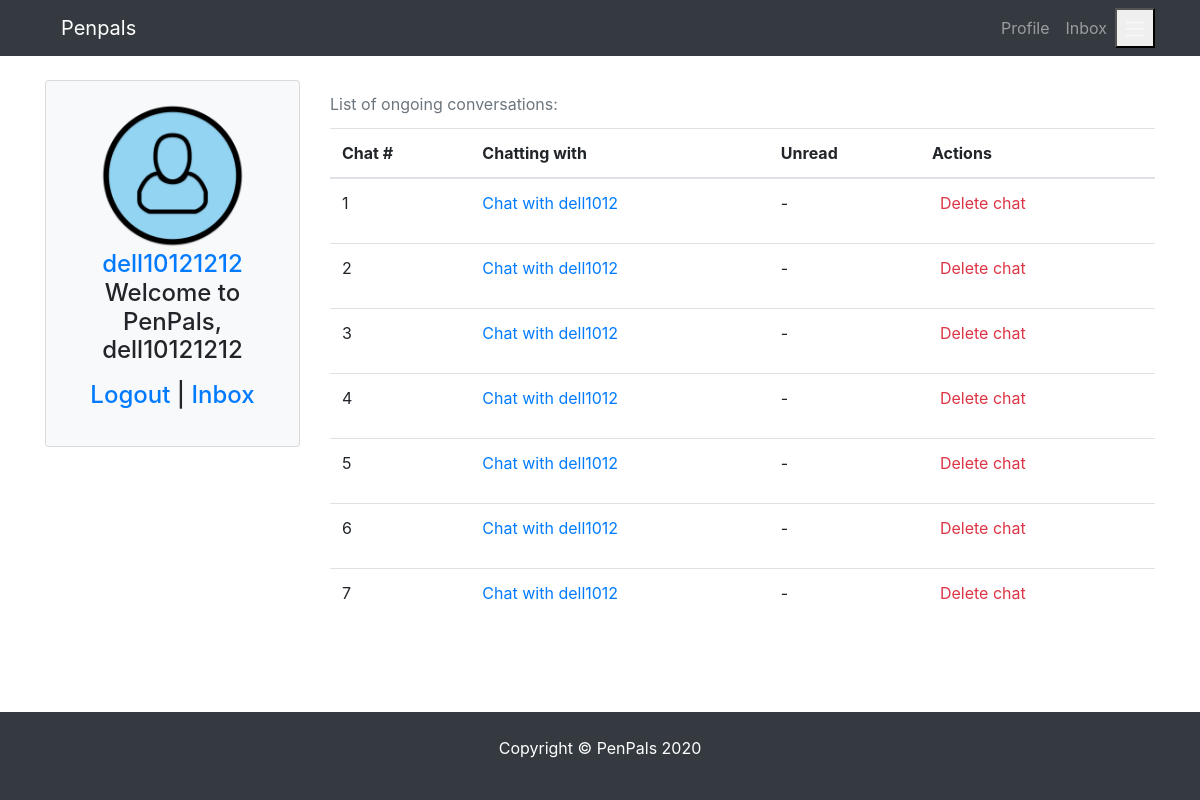
Screenshot of /message/inbox/ (signed in) with the database file from the repository.
### pages/models.py (models this page shows)
class Profile(models.Model):
    user = models.OneToOneField(
        User, blank=True, null=True, on_delete=models.CASCADE)
    first = models.CharField(max_length=200, blank=True, null=True)
    last = models.CharField(max_length=200, blank=True, null=True)
    photo = models.ImageField(
        default='user.png', upload_to='photos/%y/%m',  blank=True, null=True)
    friends = models.ManyToManyField('self', blank=True)
    speaks = models.CharField(max_length=200, blank=True, null=True)
    learns = models.CharField(max_length=200, blank=True, null=True)
    def __init__(self, *args, **kwargs):
         super(Profile, self).__init__(*args, **kwargs)
         self.speaks = from_value_to_label(self.speaks)
         self.learns = from_value_to_label(self.learns)
    def __str__(self):
        return str(self.user)
    def get_absolute_url(self):
        return reverse("pages:profile", kwargs={"profile_id":self.pk})
    class Meta:
        ordering = ['-id']

### conversations/models.py (models this page shows, shortened)
class ChatMember(models.Model):
    chat = models.ForeignKey(Chat, related_name = "members", on_delete=models.CASCADE)  # _id is added automatically
    profile = models.ForeignKey(Profile, related_name = "chats", on_delete=models.CASCADE) # _id is added automatically
    last_viewed = models.DateTimeField(blank=True, null=True)
    deleted = models.BooleanField(default=False)

### conversations/views.py (the view, shortened to what this page needs)
# urls.py: path("inbox/", Inbox.as_view(), name="inbox"),
class Inbox(LoginRequiredMixin, DetailView):
    model = Profile
    template_name = "conversations/inbox.html"
    def get_context_data(self, **kwargs):
        self.instance = self.request.user.profile
        self.friends = self.instance.friends.all()
        self.context = {
            'profile': self.instance,
            'friends': self.friends,
        }
        my_chat_ids = self.instance.chats.all().values_list('chat_id', flat=True)  # all chat ids for my profile in a flat list
        my_chat_objects = Chat.objects.filter(id__in=my_chat_ids)  # all chats ids i'm in
        im_chatting_with = []
        unread_messages = []
        for a_chat in my_chat_objects:
            a_chat_profile = a_chat.members.get(profile=self.instance)  # get me
            if not a_chat_profile.deleted:
                my_friend_in_a_chat = a_chat.members.exclude(profile=self.instance).first()  # NO GROUP CHATS??? / exclude me from the list of chat memebers
                im_chatting_with.append(my_friend_in_a_chat)  # adding this user/profile to ongoing chats
                self.friends = self.friends.exclude(user=my_friend_in_a_chat.profile.user)  # exclude the freind i'm already chatting with
                if a_chat.get_msg.count()>0:
                    message_date = a_chat.get_msg.values('date').latest('date')
                    last_viewed_date = a_chat.members.filter(profile=self.instance).values('last_viewed').first()
                    if message_date['date'] > last_viewed_date['last_viewed']:
                        message_count = a_chat.get_msg.filter(date__gt=last_viewed_date['last_viewed']).count()
                        unread_messages.append(message_count)
                    else:
                        unread_messages.append(False)
                else:
                    unread_messages.append(False)
        self.context = {
            'profile': self.instance,
            'friends': self.friends,
            'chat_details': zip(im_chatting_with, unread_messages),
        }
        return self.context
    def get(self, request, **kwargs):
        self.get_context_data(**kwargs)
        return render(request, self.template_name, self.context)

### pages/utils.py (called while the page is built)
def from_value_to_label(field):
    if field is not None:
        list_of_labels = [label for value, label in LANGUAGE_CHOICES if str(value) in field]
        return ", ".join(list_of_labels)  # list_of_labels  #ast.literal_eval(field)  # [int(i) for i in field.replace('[','').replace(']','').replace(',','').replace("'",'').split(" ")] # list_of_labels #
    return field

### conversations/templates/conversations/inbox.html (shortened to what this page needs)
{% extends 'pages/base.html' %} {% block content %}
<div class="row">
  {% include 'pages/partials/_sidebar.html' %}
  <div class="col-md-9 col-sm-12">
    {% if chat_details %}
    <div class="table-responsive">
      <table class="table">
        <caption>
          List of ongoing conversations:
        </caption>
        <thead>
          <tr>
            <th>Chat #</th>
            <th>Chatting with</th>
            <th>Unread</th>
            <th>Actions</th>
          </tr>
        </thead>
        <tbody>
          {% for a_chat, unread_msgs in chat_details %}
          <tr>
            <td>{{forloop.counter}}</td>
            <td>
              <a href="{% url 'conversations:chatbox' a_chat.chat_id %}">
                Chat with {{a_chat.profile}}
              </a>
            </td>
            <td>
              {% if unread_msgs %}
              <a href="{% url 'conversations:chatbox' a_chat.chat_id %}">
                <h5><span class="badge badge-primary badge-pill">{{unread_msgs}}</span></h5>
              </a>
              {% else %}
                <p> - </p>
              {% endif %}
            </td>
            <td>
              <a
                href="{% url 'conversations:delete_chat' a_chat.chat_id %}"
                class="bth btn-outline-danger p-2 rounded"
                >Delete chat</a
              >
            </td>
          </tr>
          {% endfor %}
        </tbody>
      </table>
    </div>
    {% endif %}
  </div>
</div>
{% endblock content %}

### pages/templates/pages/partials/_sidebar.html
<div class="col-lg-3 col-md-3 col-sm-6 mx-auto">
    <div class="card bg-light mw-30rem">
        <div class="card-body text-center">
            <h4 class="card-title">
                {% if profile.photo %}
                    <img src="{{profile.photo.url}}" alt="profile photo url" class="card-img-top mx-auto rounded-circle">
                {% else %}
                    <img src="https://placehold.it/200x200" alt="profile photo url" class="card-img-top mx-auto rounded-circle">
                {% endif %}
                {% if not request.user.is_anonymous %}
                <a href="{{profile.get_absolute_url}}">{{profile}}</a>
                {% endif %}
                {% if request.user == profile.user %}
                <p>Welcome to PenPals, {{profile.user}}</p>
                <p><a href="{% url 'logout' %}">Logout</a> | <a href="{% url 'conversations:inbox' %}">Inbox</a></p>
                {% elif request.user.is_anonymous %}
                    <p><a href="{% url 'pages:signup' %}">Signup</a> | <a href="{% url 'login' %}">Login</a></p>
                {% endif %}
            </h4>
        </div>
    </div>
</div>

### static_files/css/styles.css (style rules this page uses)
.card-img-top { width: 70%; height: 70%; }
.card { margin-bottom: 1.5rem!important; }
caption { caption-side:top; }

### rows the page displays
Profile: photo (placeholder picture), user.username "dell10121212", user "dell10121212"
ChatMember: profile "dell1012"
ChatMember: profile "dell1012"
ChatMember: profile "dell1012"
ChatMember: profile "dell1012"
ChatMember: profile "dell1012"
ChatMember: profile "dell1012"
ChatMember: profile "dell1012"
